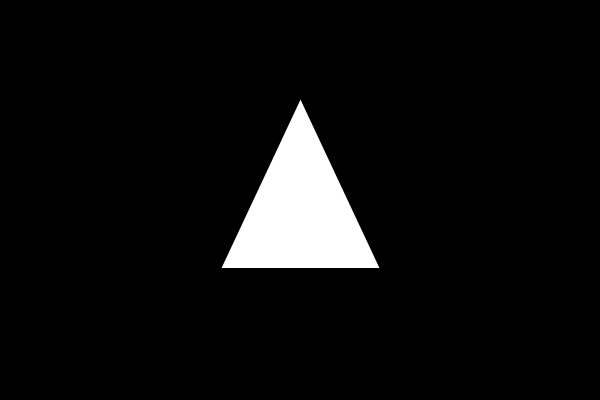
Frame 1 (no input)
Frame 60 (the mouse pressed at the canvas centre just before this capture): identical to frame 1, image omitted
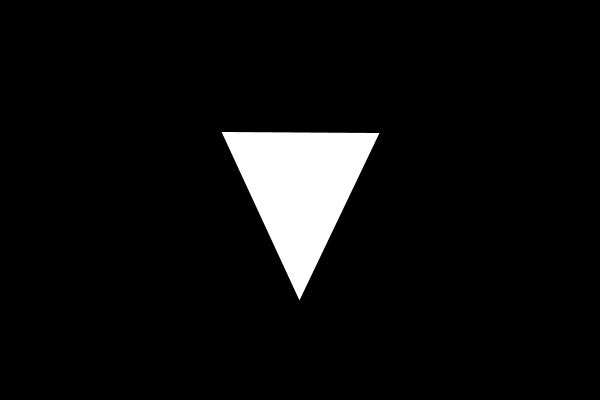
Frame 120 (the mouse held since frame 60 and released just before this capture)

The Processing sketch that drew these frames (run headless with seeded random() and noise(); from frame 60 on, the mouse is pressed at the canvas centre):

// Processing sketch: interact_10_mapping
// ── interact_10_mapping.pde
float angle;

void setup() {
  size(600, 400);
  background(0);
  stroke(255);
  strokeWeight(5);
}

void draw() {
  background(0);
  angle = map(mouseX, 0, width, 0, TWO_PI);
  translate(width/2, height/2);
  rotate(angle);
  triangle(0, -95, 75, 65, -75, 65);
}
